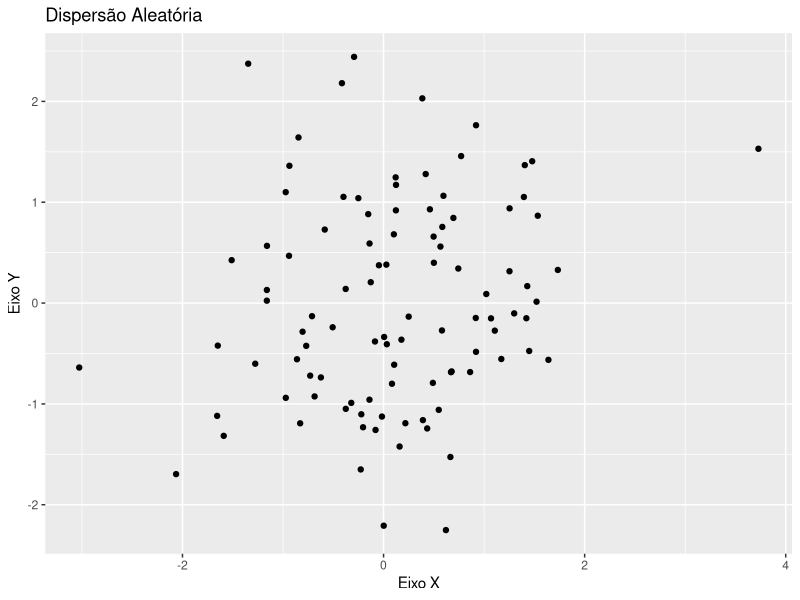
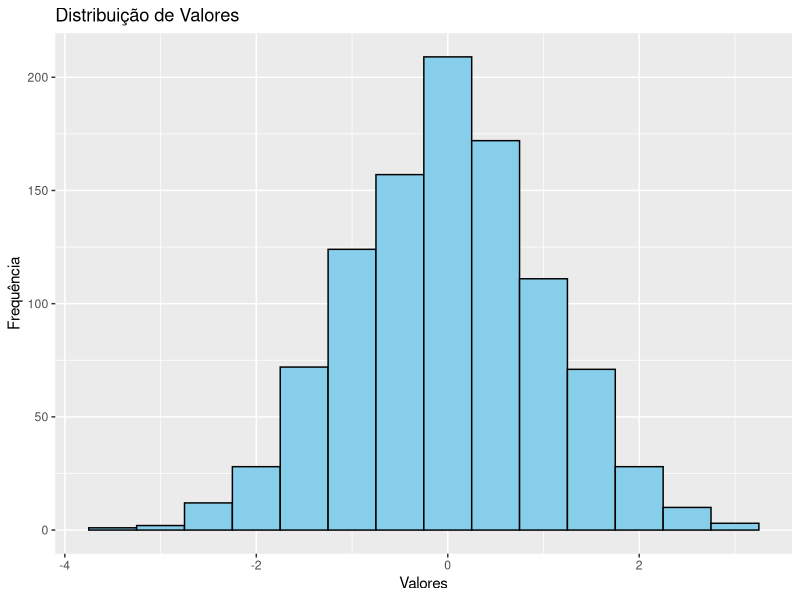
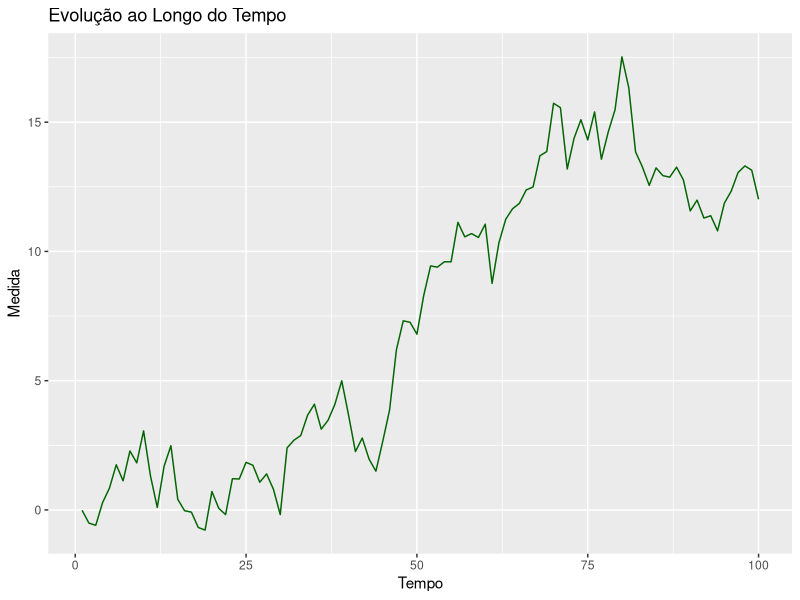
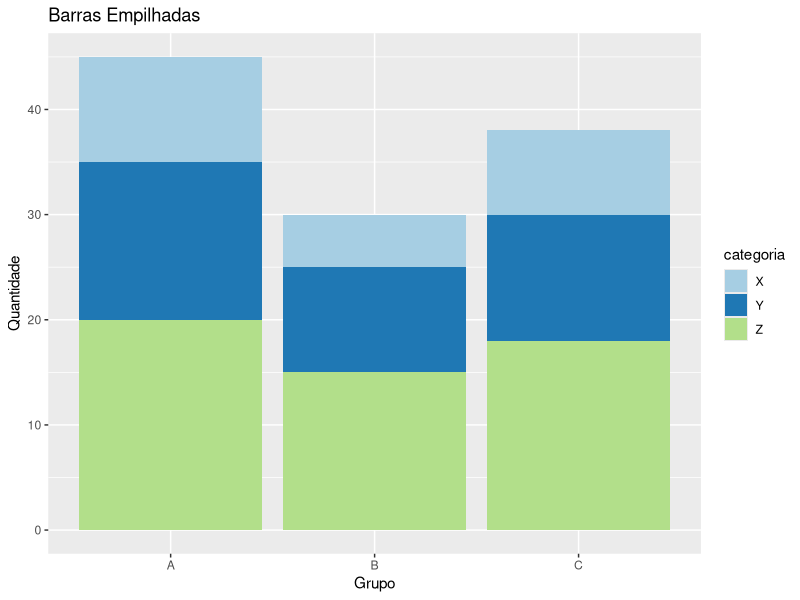
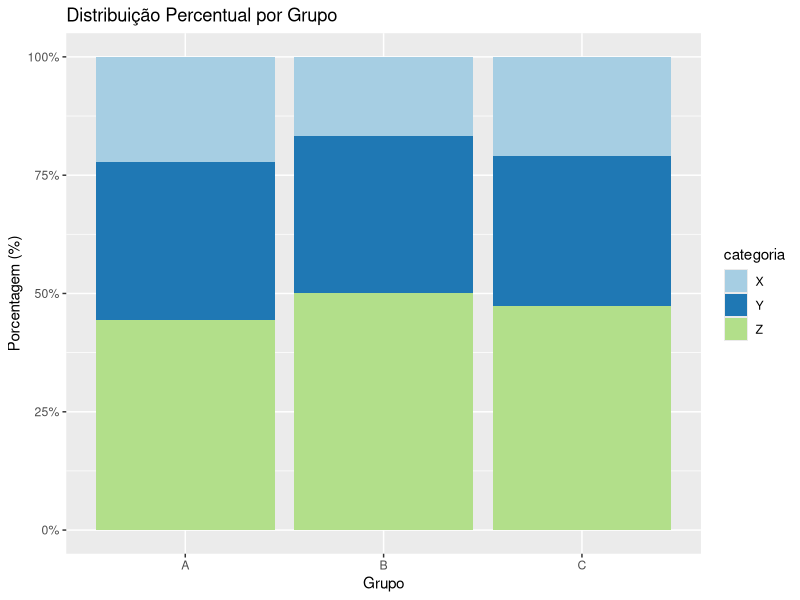

The R script that drew these images, in order:
## ---- chunk 1
knitr::opts_chunk$set(echo = TRUE)
## ---- chunk 2
library(ggplot2)
library(dplyr)
## ---- chunk 3
df_dados <- data.frame(eixo_x = rnorm(100), eixo_y = rnorm(100))
df_dados
## ---- chunk 4
ggplot(data = df_dados, aes(x = eixo_x, y = eixo_y)) +
  geom_point() +
  labs(title = "Dispersão Aleatória", x = "Eixo X", y = "Eixo Y")
## ---- chunk 5
# Criando dados simulados
df_hist <- data.frame(valores = rnorm(1000))

ggplot(df_hist, aes(x = valores)) +
  geom_histogram(binwidth = 0.5, fill = "skyblue", color = "black") +
  labs(title = "Distribuição de Valores", x = "Valores", y = "Frequência")
## ---- chunk 6
# Série temporal fictícia
df_tempo <- data.frame(tempo = 1:100, medida = cumsum(rnorm(100)))

ggplot(df_tempo, aes(x = tempo, y = medida)) +
  geom_line(color = "darkgreen") +
  labs(title = "Evolução ao Longo do Tempo", x = "Tempo", y = "Medida")
## ---- chunk 7
df_barra <- data.frame(
  grupo = rep(c("A", "B", "C"), each = 3),
  categoria = rep(c("X", "Y", "Z"), times = 3),
  quantidade = c(10, 15, 20, 5, 10, 15, 8, 12, 18)
)

ggplot(df_barra, aes(x = grupo, y = quantidade, fill = categoria)) +
  geom_bar(stat = "identity") +
  labs(title = "Barras Empilhadas", x = "Grupo", y = "Quantidade") +
  scale_fill_brewer(palette = "Paired")

## ---- chunk 8
df_pct <- data.frame(
  grupo = rep(c("A", "B", "C"), each = 3),
  categoria = rep(c("X", "Y", "Z"), times = 3),
  valor = c(10, 15, 20, 5, 10, 15, 8, 12, 18)
)

totais <- aggregate(valor ~ grupo, data = df_pct, sum)
colnames(totais)[2] <- "total"

df_pct <- merge(df_pct, totais, by = "grupo")
df_pct$porcentagem <- df_pct$valor / df_pct$total * 100

ggplot(df_pct, aes(x = grupo, y = porcentagem, fill = categoria)) +
  geom_bar(stat = "identity") +
  labs(title = "Distribuição Percentual por Grupo", x = "Grupo", y = "Porcentagem (%)") +
  scale_fill_brewer(palette = "Paired") +
  scale_y_continuous(labels = scales::percent_format(scale = 1))
## ---- chunk 9
dados_exemplo <- data.frame(
  nome = c("Ana", "Bruno", "Carla"),
  idade = c(23, 35, 29),
  cidade = c("São Paulo", "Rio de Janeiro", "Belo Horizonte")
)

colunas_selecionadas <- dados_exemplo %>% select(nome, cidade)

print(colunas_selecionadas)
## ---- chunk 10
maiores_de_25 <- dados_exemplo %>% filter(idade > 25)

print(maiores_de_25)
## ---- chunk 11
dados_modificados <- dados_exemplo %>% mutate(idade_futura = idade + 10)

print(dados_modificados)
## ---- chunk 12
df_grupos <- data.frame(
  grupo = c("A", "A", "B", "B"),
  valor = c(10, 15, 20, 25)
)

resumo_por_grupo <- df_grupos %>%
  group_by(grupo) %>%
  summarize(media = mean(valor))

print(resumo_por_grupo)
## ---- chunk 13
# Crescente
ordenado_crescente <- dados_exemplo %>% arrange(idade)
print(ordenado_crescente)

# Decrescente
ordenado_decrescente <- dados_exemplo %>% arrange(desc(idade))
print(ordenado_decrescente)
## ---- chunk 14
dados_renomeados <- dados_exemplo %>% rename(nome_completo = nome)

print(dados_renomeados)
## ---- chunk 15
tabela1 <- data.frame(
  id = c(1, 2, 3),
  nome = c("Ana", "Bruno", "Carla")
)

tabela2 <- data.frame(
  id = c(1, 2, 4),
  idade = c(23, 35, 40)
)

resultado_join <- tabela1 %>% inner_join(tabela2, by = "id")

print(resultado_join)
